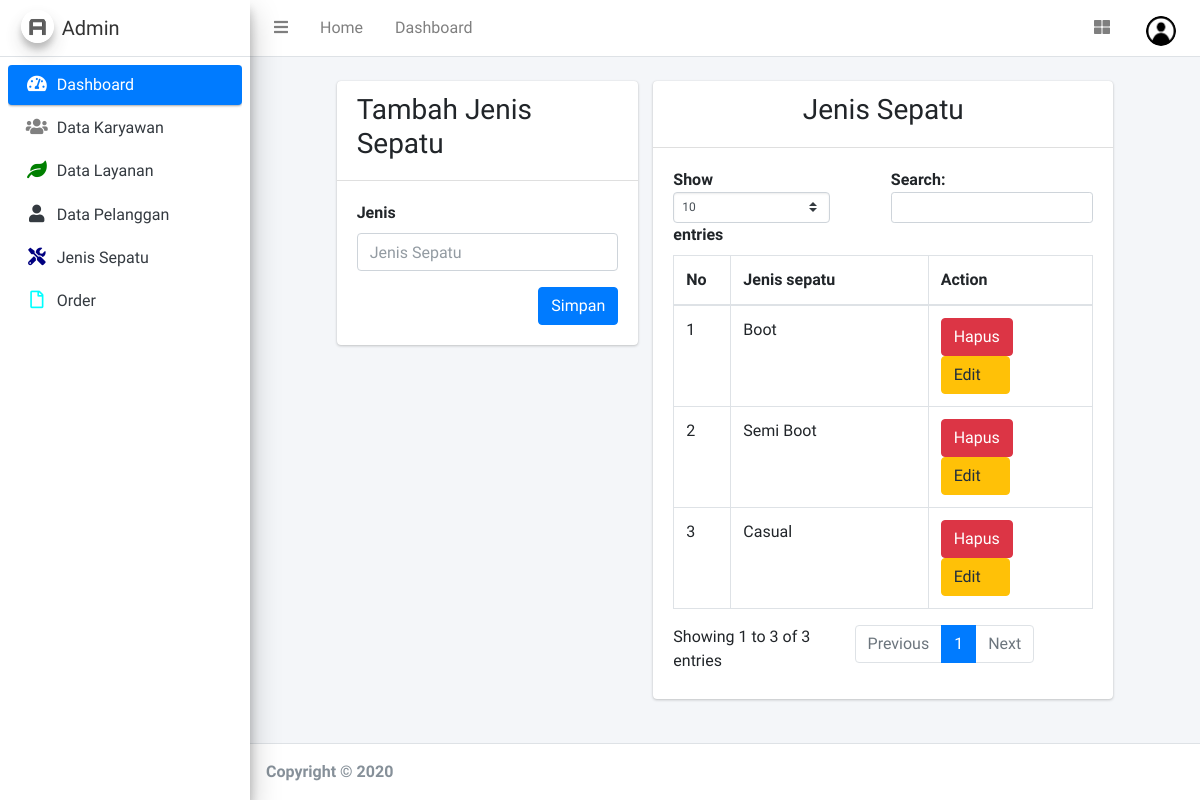
/admin/halaman.php?page=jenis_sepatu/jenis_sepatu (signed in), run on the app's committed database.
### tables this page shows
CREATE TABLE `jenis_sepatu` (
  `id` int(11) NOT NULL,
  `nama_jenis_sepatu` varchar(50) NOT NULL
);

### admin/jenis_sepatu/jenis_sepatu.php (the view, shortened to what this page needs)
<div class="row">
	<div class="col-md-1"></div>
	<div class="col-md-4">
		<div class="card">
			<div class="card-header">
				<h3>Tambah Jenis Sepatu</h3>
			</div>
			<div class="card-body">
			<form action="?page=jenis_sepatu/aksi_jenis" method="POST">
				<div class="form-group">
					<label>Jenis</label>
					<input type="text" name="sepatu" class="form-control" placeholder="Jenis Sepatu">
				</div>
				<div align="right">
					<input type="submit" value="Simpan" name="jenis" class="btn btn-primary">
				</div>
			</form>
			</div>
		</div>
	</div>
	<div class="col-md-6">
		<div class="card">
			<div class="card-header">
				<div align="center"><h3>Jenis Sepatu</h3></div>
			</div>
			<div class="card-body table-responsive">
				<table id="example1" class="table table-bordered table-hover">
		            <thead>
			            <tr>
			              <th>No</th>
			              <th>Jenis sepatu</th>
			              <th style="width:160px;">Action</th>
			            </tr>
		            </thead>
		            <tbody>
		            <?php $sql = $koneksi->query("SELECT * FROM jenis_sepatu");
		            	foreach ($sql as $i => $data) {
		            ?>
		            	<tr>
		            		<td><?= $i+1 ?></td>
		            		<td><?= $data['nama_jenis_sepatu'] ?></td>
		            		<td>
		            			<a href="?page=jenis_sepatu/hapus_jenis&id=<?= $data['id'] ?>" class="btn btn-danger">Hapus</a>
		            			<a href="?page=jenis_sepatu/edit_jenis&id=<?= $data['id'] ?>" class="btn btn-warning">Edit&nbsp;&nbsp;&nbsp;&nbsp;</a>
		            		</td>
		            	</tr>
		            <?php } ?>
		            </tbody>
		        </table>
			</div>
		</div>
	</div>
</div>

### data on the page
jenis_sepatu: nama_jenis_sepatu "Boot"
jenis_sepatu: nama_jenis_sepatu "Semi Boot"
jenis_sepatu: nama_jenis_sepatu "Casual"

### other printed values
$_SESSION['level'] "Admin"
